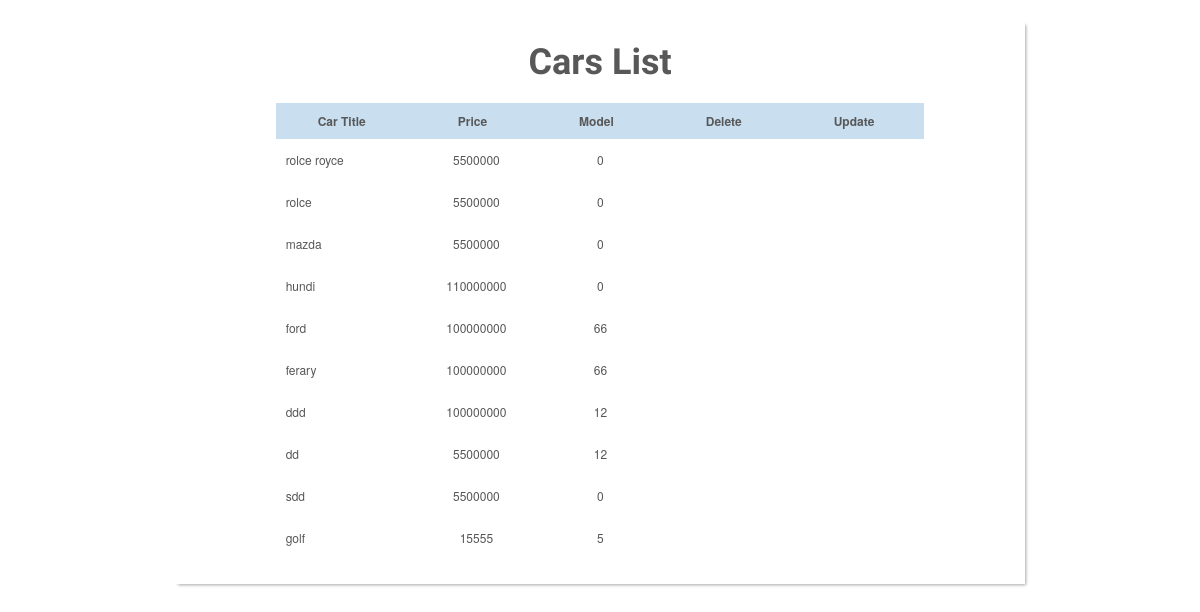
The app's page /cars.php (signed in) with its own data.
### tables this page shows
CREATE TABLE `cars` (
  `id` int(11) NOT NULL,
  `regdate` timestamp NOT NULL DEFAULT current_timestamp(),
  `title` varchar(50) NOT NULL,
  `image` varchar(50) NOT NULL,
  `content` varchar(1000) NOT NULL,
  `model` smallint(6) NOT NULL,
  `auto` tinyint(1) NOT NULL,
  `properties` varchar(50) NOT NULL,
  `price` float NOT NULL,
  `published` tinyint(1) NOT NULL DEFAULT 1
);

### cars.php (the view, shortened to what this page needs)
<?php
 include_once("includes/conn.php");
      try{
            $sql = "SELECT * FROM `cars`";
            $stmt = $conn->prepare($sql);
            $stmt->execute();
        }catch(PDOException $e){
            echo "Connection failed: " . $e->getMessage();
        }
    ?>
<!DOCTYPE html>
<html lang="en">
<head>
    <link rel="stylesheet" href="cars.css">
</head>
<body>
    <body>
        <div id="wrapper">
         <h1>Cars List</h1>
         <table id="keywords" cellspacing="0" cellpadding="0">
           <thead>
             <tr>
               <th><span>Car Title</span></th>
               <th><span>Price</span></th>
               <th><span>Model</span></th>
               <th><span>Delete</span></th>
               <th><span>Update</span></th>
             </tr>
           </thead>
           <tbody>
           <?php
           foreach($stmt->fetchAll() as $row){
            $title = $row["title"];
            $price = $row["price"];
            $model = $row["model"];
            $id = $row["id"];
          ?>
             <tr>
               <td class="lalign"><?php echo $title; ?></td>
               <td><?php echo $price; ?></td>
               <td><?php echo $model; ?></td>
               <td><a href="delete.php?id=<?php echo $id ?>" onclick="return confirm('Are you sure you want to delete?')"><img src="../img/delete.jpg" alt=""></a></td>
               <td><a href="UpdateCar.php?id=<?php echo $id ?>"><img src="../img/update.jpg" alt=""></a></td>
             </tr>
             <?php
             }
          ?>
           </tbody>
         </table>
        </div>
       </body>
</body>
</html>

### cars.css (style rules this page uses)
html, body, div, span, applet, object, iframe, h1, h2, h3, h4, h5, h6, p, blockquote, pre, a, abbr, acronym, address, big, cite, code, del, dfn, em, img, ins, kbd, q, s, samp, small, strike, strong, sub, sup, tt, var, b, u, i, center, dl, dt, dd, ol, ul, li, fieldset, form, label, legend, table, caption, tbody, tfoot, thead, tr, th, td, article, aside, canvas, details, embed, figure, figcaption, footer, header, hgroup, menu, nav, output, ruby, section, summary, time, mark, audio, video { margin: 0; padding: 0; border: 0; font-size: 100%; font: inherit; vertical-align: baseline; outline: none; -webkit-font-smoothing: antialiased; -webkit-text-size-adjust: 100%; -ms-text-size-adjust: 100%; -webkit-box-sizing: border-box; -moz-box-sizing: border-box; box-sizing: border-box; }
html { overflow-y: scroll; }
body { font-family: 'Helvetica Neue', Helvetica, Arial, sans-serif; font-size: 62.5%; line-height: 1; color: #585858; padding: 22px 10px; padding-bottom: 55px; }
table { border-collapse: collapse; border-spacing: 0; }
h1 { font-family: 'Amarante', Tahoma, sans-serif; font-weight: bold; font-size: 3.6em; line-height: 1.7em; margin-bottom: 10px; text-align: center; }
#wrapper { display: block; width: 850px; background: #fff; margin: 0 auto; padding: 10px 17px; -webkit-box-shadow: 2px 2px 3px -1px rgba(0,0,0,0.35); }
#keywords { margin: 0 auto; font-size: 1.2em; margin-bottom: 15px; }
#keywords thead { cursor: pointer; background: #c9dff0; }
#keywords thead tr th { font-weight: bold; padding: 12px 30px; padding-left: 42px; }
#keywords thead tr th span { padding-right: 20px; background-repeat: no-repeat; background-position: 100% 100%; }
#keywords tbody tr { color: #555; }
#keywords tbody tr td { text-align: center; padding: 15px 10px; }
#keywords tbody tr td.lalign { text-align: left; }

### records on screen
cars: title "rolce royce", price "5500000", model "0"
cars: title "rolce", price "5500000", model "0"
cars: title "mazda", price "5500000", model "0"
cars: title "hundi", price "110000000", model "0"
cars: title "ford", price "100000000", model "66"
cars: title "ferary", price "100000000", model "66"
cars: title "ddd", price "100000000", model "12"
cars: title "dd", price "5500000", model "12"
cars: title "sdd", price "5500000", model "0"
cars: title "golf", price "15555", model "5"
